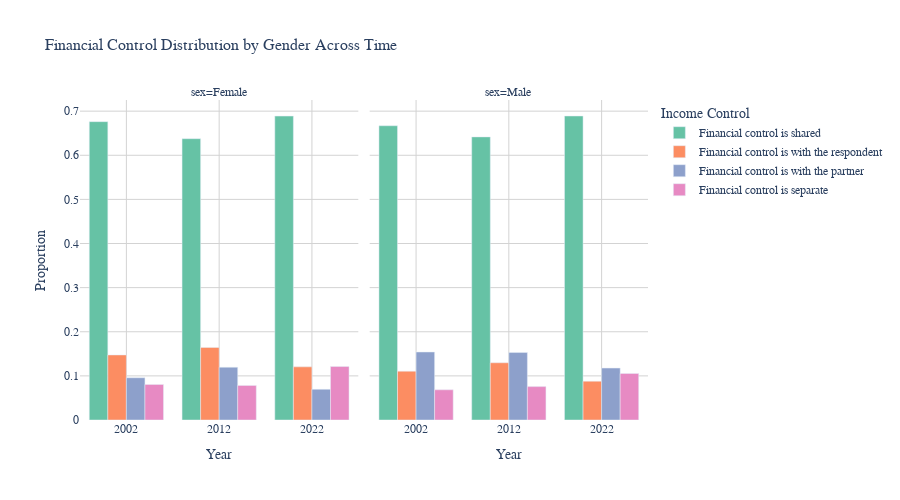

Here is the notebook cell this chart was saved with:
### Markdown cell above
## 1. Temporal Evolution of Financial Control by Gender

### Code cell
# Income control over time by gender
income_control_temporal = df_combined.groupby(['year', 'sex'])['code_income_control'].value_counts(normalize=True).reset_index()
income_control_temporal.columns = ['year', 'sex', 'income_control', 'proportion']

# Create grouped bar chart
fig1 = px.bar(income_control_temporal, 
              x='year', 
              y='proportion', 
              color='income_control',
              facet_col='sex',
              barmode='group',
              title='Financial Control Distribution by Gender Across Time',
              labels={'proportion': 'Proportion', 'year': 'Year', 'income_control': 'Income Control'},
              color_discrete_sequence=px.colors.qualitative.Set2,
              height=500)

fig1.update_layout(
    font=dict(size=12, family='Arial'),
    title_font_size=16,
    plot_bgcolor='white',
    paper_bgcolor='white',
    legend_title_text='Income Control'
)

fig1.update_xaxes(showgrid=True, gridwidth=1, gridcolor='lightgray')
fig1.update_yaxes(showgrid=True, gridwidth=1, gridcolor='lightgray')

fig1.show()

### Figure 1 — Plotly figure (JSON) as saved in the notebook; plotly's stock layout.template omitted (floating-point values rounded to 4 significant figures)
{"data": [{"alignmentgroup": "True", "hovertemplate": "Income Control=Financial control is shared<br>sex=Female<br>Year=%{x}<br>Proportion=%{y}<extra></extra>", "legendgroup": "Financial control is shared", "marker": {"color": "rgb(102,194,165)", "pattern": {"shape": ""}}, "name": "Financial control is shared", "offsetgroup": "Financial control is shared", "orientation": "v", "showlegend": true, "textposition": "auto", "type": "bar", "x": [2002, 2012, 2022], "xaxis": "x", "y": [0.6762, 0.6376, 0.6888], "yaxis": "y"}, {"alignmentgroup": "True", "hovertemplate": "Income Control=Financial control is shared<br>sex=Male<br>Year=%{x}<br>Proportion=%{y}<extra></extra>", "legendgroup": "Financial control is shared", "marker": {"color": "rgb(102,194,165)", "pattern": {"shape": ""}}, "name": "Financial control is shared", "offsetgroup": "Financial control is shared", "orientation": "v", "showlegend": false, "textposition": "auto", "type": "bar", "x": [2002, 2012, 2022], "xaxis": "x2", "y": [0.6669, 0.6417, 0.689], "yaxis": "y2"}, {"alignmentgroup": "True", "hovertemplate": "Income Control=Financial control is with the respondent<br>sex=Female<br>Year=%{x}<br>Proportion=%{y}<extra></extra>", "legendgroup": "Financial control is with the respondent", "marker": {"color": "rgb(252,141,98)", "pattern": {"shape": ""}}, "name": "Financial control is with the respondent", "offsetgroup": "Financial control is with the respondent", "orientation": "v", "showlegend": true, "textposition": "auto", "type": "bar", "x": [2002, 2012, 2022], "xaxis": "x", "y": [0.1474, 0.1644, 0.1205], "yaxis": "y"}, {"alignmentgroup": "True", "hovertemplate": "Income Control=Financial control is with the respondent<br>sex=Male<br>Year=%{x}<br>Proportion=%{y}<extra></extra>", "legendgroup": "Financial control is with the respondent", "marker": {"color": "rgb(252,141,98)", "pattern": {"shape": ""}}, "name": "Financial control is with the respondent", "offsetgroup": "Financial control is with the respondent", "orientation": "v", "showlegend": false, "textposition": "auto", "type": "bar", "x": [2002, 2012, 2022], "xaxis": "x2", "y": [0.1106, 0.1297, 0.08792], "yaxis": "y2"}, {"alignmentgroup": "True", "hovertemplate": "Income Control=Financial control is with the partner<br>sex=Female<br>Year=%{x}<br>Proportion=%{y}<extra></extra>", "legendgroup": "Financial control is with the partner", "marker": {"color": "rgb(141,160,203)", "pattern": {"shape": ""}}, "name": "Financial control is with the partner", "offsetgroup": "Financial control is with the partner", "orientation": "v", "showlegend": true, "textposition": "auto", "type": "bar", "x": [2002, 2012, 2022], "xaxis": "x", "y": [0.09584, 0.1196, 0.06954], "yaxis": "y"}, {"alignmentgroup": "True", "hovertemplate": "Income Control=Financial control is with the partner<br>sex=Male<br>Year=%{x}<br>Proportion=%{y}<extra></extra>", "legendgroup": "Financial control is with the partner", "marker": {"color": "rgb(141,160,203)", "pattern": {"shape": ""}}, "name": "Financial control is with the partner", "offsetgroup": "Financial control is with the partner", "orientation": "v", "showlegend": false, "textposition": "auto", "type": "bar", "x": [2002, 2012, 2022], "xaxis": "x2", "y": [0.1541, 0.1529, 0.1177], "yaxis": "y2"}, {"alignmentgroup": "True", "hovertemplate": "Income Control=Financial control is separate<br>sex=Female<br>Year=%{x}<br>Proportion=%{y}<extra></extra>", "legendgroup": "Financial control is separate", "marker": {"color": "rgb(231,138,195)", "pattern": {"shape": ""}}, "name": "Financial control is separate", "offsetgroup": "Financial control is separate", "orientation": "v", "showlegend": true, "textposition": "auto", "type": "bar", "x": [2002, 2012, 2022], "xaxis": "x", "y": [0.08056, 0.07838, 0.1212], "yaxis": "y"}, {"alignmentgroup": "True", "hovertemplate": "Income Control=Financial control is separate<br>sex=Male<br>Year=%{x}<br>Proportion=%{y}<extra></extra>", "legendgroup": "Financial control is separate", "marker": {"color": "rgb(231,138,195)", "pattern": {"shape": ""}}, "name": "Financial control is separate", "offsetgroup": "Financial control is separate", "orientation": "v", "showlegend": false, "textposition": "auto", "type": "bar", "x": [2002, 2012, 2022], "xaxis": "x2", "y": [0.06842, 0.07569, 0.1054], "yaxis": "y2"}], "layout": {"annotations": [{"font": {}, "showarrow": false, "text": "sex=Female", "x": 0.245, "xanchor": "center", "xref": "paper", "y": 1, "yanchor": "bottom", "yref": "paper"}, {"font": {}, "showarrow": false, "text": "sex=Male", "x": 0.755, "xanchor": "center", "xref": "paper", "y": 1, "yanchor": "bottom", "yref": "paper"}], "barmode": "group", "font": {"family": "Arial", "size": 12}, "height": 500, "legend": {"title": {"text": "Income Control"}, "tracegroupgap": 0}, "paper_bgcolor": "white", "plot_bgcolor": "white", "title": {"font": {"size": 16}, "text": "Financial Control Distribution by Gender Across Time"}, "xaxis": {"anchor": "y", "domain": [0, 0.49], "gridcolor": "lightgray", "gridwidth": 1, "showgrid": true, "title": {"text": "Year"}}, "xaxis2": {"anchor": "y2", "domain": [0.51, 1], "gridcolor": "lightgray", "gridwidth": 1, "matches": "x", "showgrid": true, "title": {"text": "Year"}}, "yaxis": {"anchor": "x", "domain": [0, 1], "gridcolor": "lightgray", "gridwidth": 1, "showgrid": true, "title": {"text": "Proportion"}}, "yaxis2": {"anchor": "x2", "domain": [0, 1], "gridcolor": "lightgray", "gridwidth": 1, "matches": "y", "showgrid": true, "showticklabels": false}}}
